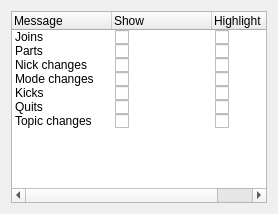
<?xml version="1.0" encoding="UTF-8"?>
<ui version="4.0">
 <class>MessagesWizardPage</class>
 <widget class="QWizardPage" name="MessagesWizardPage">
  <property name="title">
   <string>Message settings</string>
  </property>
  <property name="subTitle">
   <string>Define shown and highlighted messages</string>
  </property>
  <layout class="QVBoxLayout" name="verticalLayout">
   <item>
    <widget class="QTreeWidget" name="treeWidget">
     <property name="rootIsDecorated">
      <bool>false</bool>
     </property>
     <property name="uniformRowHeights">
      <bool>true</bool>
     </property>
     <property name="allColumnsShowFocus">
      <bool>true</bool>
     </property>
     <attribute name="headerStretchLastSection">
      <bool>false</bool>
     </attribute>
     <attribute name="headerStretchLastSection">
      <bool>false</bool>
     </attribute>
     <column>
      <property name="text">
       <string>Message</string>
      </property>
     </column>
     <column>
      <property name="text">
       <string>Show</string>
      </property>
     </column>
     <column>
      <property name="text">
       <string>Highlight</string>
      </property>
     </column>
     <item>
      <property name="text">
       <string>Joins</string>
      </property>
      <property name="text">
       <string/>
      </property>
      <property name="checkState">
       <enum>Unchecked</enum>
      </property>
      <property name="text">
       <string/>
      </property>
      <property name="checkState">
       <enum>Unchecked</enum>
      </property>
      <property name="flags">
       <set>ItemIsSelectable|ItemIsUserCheckable|ItemIsEnabled</set>
      </property>
     </item>
     <item>
      <property name="text">
       <string>Parts</string>
      </property>
      <property name="text">
       <string/>
      </property>
      <property name="checkState">
       <enum>Unchecked</enum>
      </property>
      <property name="text">
       <string/>
      </property>
      <property name="checkState">
       <enum>Unchecked</enum>
      </property>
      <property name="flags">
       <set>ItemIsSelectable|ItemIsUserCheckable|ItemIsEnabled</set>
      </property>
     </item>
     <item>
      <property name="text">
       <string>Nick changes</string>
      </property>
      <property name="text">
       <string/>
      </property>
      <property name="checkState">
       <enum>Unchecked</enum>
      </property>
      <property name="text">
       <string/>
      </property>
      <property name="checkState">
       <enum>Unchecked</enum>
      </property>
      <property name="flags">
       <set>ItemIsSelectable|ItemIsUserCheckable|ItemIsEnabled</set>
      </property>
     </item>
     <item>
      <property name="text">
       <string>Mode changes</string>
      </property>
      <property name="text">
       <string/>
      </property>
      <property name="checkState">
       <enum>Unchecked</enum>
      </property>
      <property name="text">
       <string/>
      </property>
      <property name="checkState">
       <enum>Unchecked</enum>
      </property>
      <property name="flags">
       <set>ItemIsSelectable|ItemIsUserCheckable|ItemIsEnabled</set>
      </property>
     </item>
     <item>
      <property name="text">
       <string>Kicks</string>
      </property>
      <property name="text">
       <string/>
      </property>
      <property name="checkState">
       <enum>Unchecked</enum>
      </property>
      <property name="text">
       <string/>
      </property>
      <property name="checkState">
       <enum>Unchecked</enum>
      </property>
      <property name="flags">
       <set>ItemIsSelectable|ItemIsUserCheckable|ItemIsEnabled</set>
      </property>
     </item>
     <item>
      <property name="text">
       <string>Quits</string>
      </property>
      <property name="text">
       <string/>
      </property>
      <property name="checkState">
       <enum>Unchecked</enum>
      </property>
      <property name="text">
       <string/>
      </property>
      <property name="checkState">
       <enum>Unchecked</enum>
      </property>
      <property name="flags">
       <set>ItemIsSelectable|ItemIsUserCheckable|ItemIsEnabled</set>
      </property>
     </item>
     <item>
      <property name="text">
       <string>Topic changes</string>
      </property>
      <property name="text">
       <string/>
      </property>
      <property name="checkState">
       <enum>Unchecked</enum>
      </property>
      <property name="text">
       <string/>
      </property>
      <property name="checkState">
       <enum>Unchecked</enum>
      </property>
      <property name="flags">
       <set>ItemIsSelectable|ItemIsUserCheckable|ItemIsEnabled</set>
      </property>
     </item>
    </widget>
   </item>
  </layout>
 </widget>
 <resources/>
 <connections/>
</ui>
